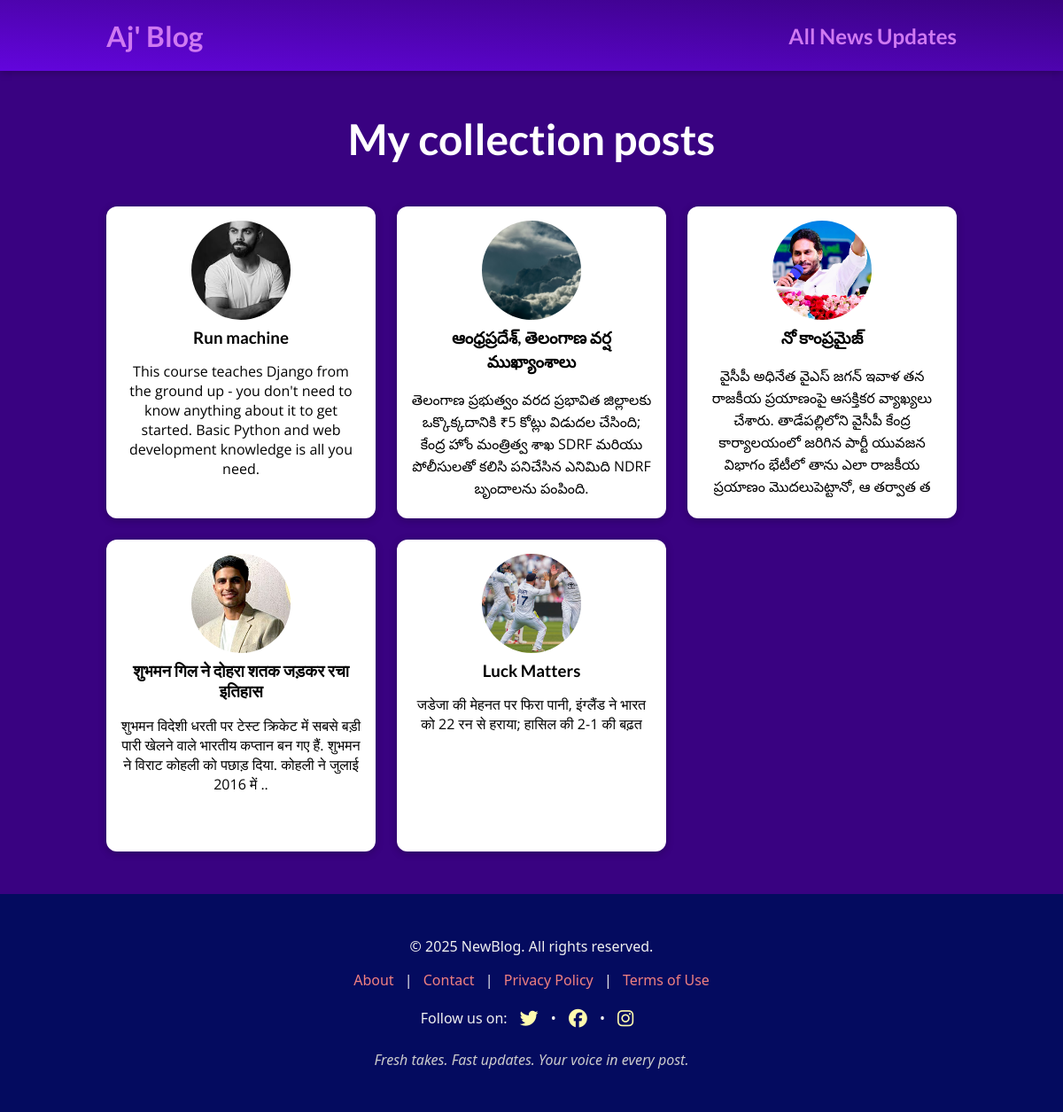
The page /posts on the database its author committed.
### blog/models.py (models this page shows, shortened)
class post(models.Model):
    title=models.CharField(max_length=50)
    excerpt=models.CharField(max_length=200)
    image_name=models.ImageField(upload_to="posts",null=True)
    date=models.DateField(auto_now=True)
    slug=models.SlugField(unique=True,db_index=True,allow_unicode=True)
    content=models.TextField(validators=[MinLengthValidator(10)])
    author=models.ForeignKey(author,on_delete=models.SET_NULL,null=True)
    tag=models.ManyToManyField(Tag)

### blog/views.py (the view)
# urls.py: path("posts",views.posts.as_view(), name="posts"),
class posts(ListView):
    template_name="blog/all-posts.html"
    model=post
    ordering=["-date"]
    context_object_name="recent_post"

### blog/templates/blog/all-posts.html (shortened to what this page needs)
{% extends "base.html" %}
{% load static %}
{% block css_files %}
    <link rel="stylesheet" href="{% static "blog/post.css" %}">
    <link rel="stylesheet" href="{% static "blog/all-posts.css" %}">
{% endblock %}
{% block content %}
    <section id="all-posts">
        <h2>My collection posts</h2>
        <ul>
            {% for i in recent_post  %}
                {% include "blog/includes/post.html" %}
            {% endfor %}
        </ul>
    </section>
{% endblock  %}

### blog/templates/blog/includes/post.html
{% load static %}
<li>
    <article class="post">
        <a href="{% url "post_details" i.slug %}">
            <img src="{{i.image_name.url}}" alt="{{i.title}}">
            <div class="post_content">
                <h3>{{i.title}}</h3>
                <p>{{i.excerpt}}</p>
            </div>
        </a>
    </article>
</li>

### static/app.css (style rules this page uses)
* { box-sizing: border-box; }
html { font-family: 'Open Sans', 'Lato', sans-serif; }
body { margin: 0; }
h1, h2,h3 { font-family: 'Lato', sans-serif; font-weight: bold; }

### blog/static/blog/post.css (style rules this page uses)
.post { display: flex; flex-direction: column; align-items: center; text-align: center; }
.post a { text-decoration: none; color: black; transition: all 0.2s ease; padding: 1rem; }
.post img { width: 7rem; height: 7rem; object-fit: cover; border-radius: 50%; }
.post h3 { margin: 0.25rem 0; }

### blog/static/blog/all-posts.css (style rules this page uses)
body { background-color: #390281; }
#all-posts { margin: 1rem auto; width: 90%; max-width: 60rem; }
#all-posts h2 { text-align: center; font-size: 3rem; color: white; margin: 3rem 0; }
ul { list-style: none; margin: 0; padding: 0; display: grid; grid-template-columns: repeat(auto-fill,minmax(17rem, 1fr)); gap:1.5rem; }
.post img { width: 7 rem; height: 7 rem; }
.post a { height: 22rem; transform-origin: center; box-shadow: 0 2px 8px rgba(0, 0, 0, 0.25); border-radius: 12px; background-color: white; }

### rows shown on the page
post: image_name (picture), title "Run machine", excerpt "This course teaches Django from the ground up - you don't need to know anything about it to get started. Basic Python and web development knowledge is all you need."
post: image_name (picture), title "ఆంధ్రప్రదేశ్, తెలంగాణ వర్ష ముఖ్యాంశాలు", excerpt "తెలంగాణ ప్రభుత్వం వరద ప్రభావిత జిల్లాలకు ఒక్కొక్కదానికి ₹5 కోట్లు విడుదల చేసింది; కేంద్ర హోం మంత్రిత్వ శాఖ SDRF మరియు పోలీసులతో కలిసి పనిచేసిన ఎనిమిది NDRF బృందాలను పంపింది."
post: image_name (picture), title "నో కాంప్రమైజ్", excerpt "వైసీపీ అధినేత వైఎస్ జగన్ ఇవాళ తన రాజకీయ ప్రయాణంపై ఆసక్తికర వ్యాఖ్యలు చేశారు. తాడేపల్లిలోని వైసీపీ కేంద్ర కార్యాలయంలో జరిగిన పార్టీ యువజన విభాగం భేటీలో తాను ఎలా రాజకీయ ప్రయాణం మొదలుపెట్టానో, ఆ తర్వాత త"
post: image_name (picture), title "शुभमन गिल ने दोहरा शतक जड़कर रचा इतिहास", excerpt "शुभमन विदेशी धरती पर टेस्ट क्रिकेट में सबसे बड़ी पारी खेलने वाले भारतीय कप्तान बन गए हैं. शुभमन ने विराट कोहली को पछाड़ दिया. कोहली ने जुलाई 2016 में .."
post: image_name (picture), title "Luck Matters", excerpt "जडेजा की मेहनत पर फिरा पानी, इंग्लैंड ने भारत को 22 रन से हराया; हासिल की 2-1 की बढ़त"
